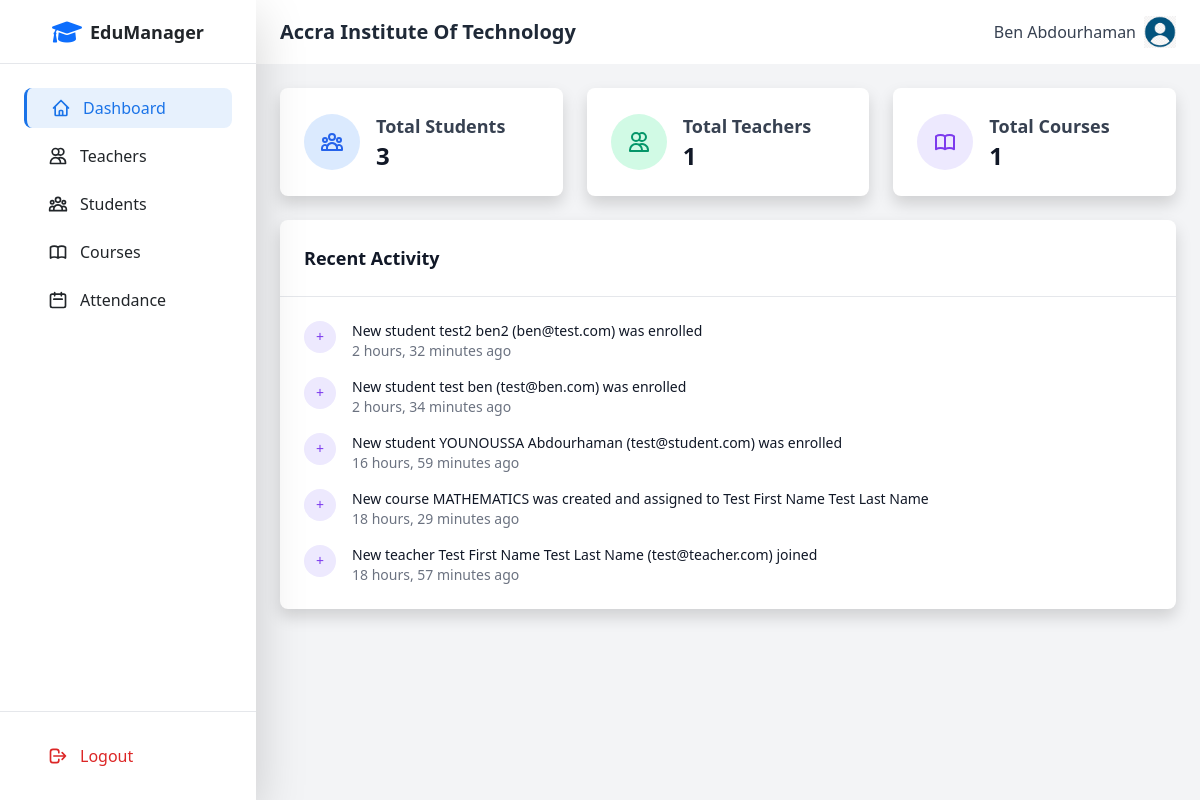
The page /dashboard/ (signed in) on the database its author committed.
### core/models.py (models this page shows)
class User(AbstractBaseUser, PermissionsMixin):
    ROLE_CHOICES = (
        ('admin', 'Admin'),
        ('teacher', 'Teacher'),
    )
    email = models.EmailField(_('email address'), unique=True)
    first_name = models.CharField(max_length=30, blank=True)
    last_name = models.CharField(max_length=30, blank=True)
    role = models.CharField(max_length=10, choices=ROLE_CHOICES)
    is_active = models.BooleanField(default=True)
    is_staff = models.BooleanField(default=False)
    date_joined = models.DateTimeField(default=timezone.now)
    school = models.ForeignKey(School, on_delete=models.CASCADE, related_name='users', null=True)
    objects = CustomUserManager()
    USERNAME_FIELD = 'email'
    REQUIRED_FIELDS = ['role']
    class Meta:
        verbose_name = _('user')
        verbose_name_plural = _('users')
    def get_full_name(self):
        return f'{self.first_name} {self.last_name}'

class School(models.Model):
    name = models.CharField(max_length=100)
    address = models.TextField()
    phone = models.CharField(max_length=20)
    website = models.URLField(blank=True)
    created_at = models.DateTimeField(auto_now_add=True)
    updated_at = models.DateTimeField(auto_now=True)

### core/views.py (the view, shortened to what this page needs)
# urls.py: path('dashboard/', DashboardView.as_view(), name='dashboard'),
class DashboardView(LoginRequiredMixin, TemplateView):
    template_name = 'dashboard/home.html'
    def get_template_names(self):
        if self.request.user.role == 'admin':
            return ['dashboard/admin/home.html']
        return ['dashboard/teacher/home.html']
    def get_context_data(self, **kwargs):
        context = super().get_context_data(**kwargs)
        user = self.request.user
        if user.role == 'admin':
            school = user.school
            context['total_students'] = Student.objects.filter(school=school).count()
            context['total_teachers'] = User.objects.filter(
                school=school,
                role='teacher'
            ).count()
            context['total_courses'] = Course.objects.filter(school=school).count()
            recent_teachers = User.objects.filter(
                school=school,
                role='teacher'
            ).order_by('-date_joined').values(
                'first_name', 'last_name', 'date_joined', 'email'
            )[:5]
            recent_courses = Course.objects.filter(
                school=school
            ).order_by('-created_at').values(
                'name', 'created_at', 'teacher__first_name', 'teacher__last_name'
            )[:5]
            recent_students = Student.objects.filter(
                school=school
            ).order_by('-created_at').values(
                'first_name', 'last_name', 'created_at', 'email'
            )[:5]
            activities = []
            for teacher in recent_teachers:
                activities.append({
                    'type': 'teacher',
                    'description': f"New teacher {teacher['first_name']} {teacher['last_name']} ({teacher['email']}) joined",
                    'timestamp': teacher['date_joined'],
                    'user': {
                        'get_initials': f"{teacher['first_name'][0]}{teacher['last_name'][0]}",
                        'get_full_name': f"{teacher['first_name']} {teacher['last_name']}"
                    }
                })
            for course in recent_courses:
                teacher_name = (f"{course['teacher__first_name']} {course['teacher__last_name']}"
                              if course['teacher__first_name'] and course['teacher__last_name']
                              else "Unassigned")
                activities.append({
                    'type': 'course',
                    'description': f"New course {course['name']} was created and assigned to {teacher_name}",
                    'timestamp': course['created_at'],
                    'user': {
                        'get_initials': 'C',
                        'get_full_name': course['name']
                    }
                })
            for student in recent_students:
                activities.append({
                    'type': 'student',
                    'description': f"New student {student['first_name']} {student['last_name']} ({student['email']}) was enrolled",
                    'timestamp': student['created_at'],
                    'user': {
                        'get_initials': f"{student['first_name'][0]}{student['last_name'][0]}",
                        'get_full_name': f"{student['first_name']} {student['last_name']}"
                    }
                })
            activities.sort(key=lambda x: x['timestamp'], reverse=True)
            context['recent_activities'] = activities[:10]
        return context

### core/templates/dashboard/admin/home.html (shortened to what this page needs)
{% extends 'base/base.html' %}
{% load static %}
{% block content %}
    <div class="flex-1 flex flex-col overflow-hidden">
        <header class="flex items-center justify-between h-16 px-6 bg-white shadow">
            <div class="flex items-center">
                <span class="text-xl font-semibold text-gray-800">{{ request.user.school.name }}</span>
            </div>
            <div class="flex items-center">
                <div class="relative">
                    <button class="flex items-center text-gray-700 hover:text-gray-900">
                        <span class="mr-2">{{ request.user.get_full_name }}</span>
                        <a href="{% url 'profile' %}" class="w-8 h-8 rounded-full">
                            <img src="{% static 'images/default-avatar.png' %}" alt="Profile">
                        </a>
                    </button>
                </div>
            </div>
        </header>
        <main class="flex-1 overflow-y-auto bg-gray-100 p-6">
            <div class="grid grid-cols-1 md:grid-cols-3 gap-6 mb-6">
                <div class="bg-white rounded-lg shadow p-6">
                    <div class="flex items-center">
                        <div class="p-3 bg-blue-100 rounded-full">
                        </div>
                        <div class="ml-4">
                            <h3 class="text-lg font-semibold text-gray-700">Total Students</h3>
                            <p class="text-2xl font-bold text-gray-900">{{ total_students }}</p>
                        </div>
                    </div>
                </div>
                <div class="bg-white rounded-lg shadow p-6">
                    <div class="flex items-center">
                        <div class="p-3 bg-green-100 rounded-full">
                            <svg class="w-6 h-6 text-green-600" fill="none" stroke="currentColor" viewBox="0 0 24 24">
                                <path stroke-linecap="round" stroke-linejoin="round" stroke-width="2" d="M12 4.354a4 4 0 110 5.292M15 21H3v-1a6 6 0 0112 0v1zm0 0h6v-1a6 6 0 00-9-5.197M13 7a4 4 0 11-8 0 4 4 0 018 0z"></path>
                            </svg>
                        </div>
                        <div class="ml-4">
                            <h3 class="text-lg font-semibold text-gray-700">Total Teachers</h3>
                            <p class="text-2xl font-bold text-gray-900">{{ total_teachers }}</p>
                        </div>
                    </div>
                </div>
                <div class="bg-white rounded-lg shadow p-6">
                    <div class="flex items-center">
                        <div class="p-3 bg-purple-100 rounded-full">
                        </div>
                        <div class="ml-4">
                            <h3 class="text-lg font-semibold text-gray-700">Total Courses</h3>
                            <p class="text-2xl font-bold text-gray-900">{{ total_courses }}</p>
                        </div>
                    </div>
                </div>
            </div>
            <div class="bg-white rounded-lg shadow">
                <div class="px-6 py-4 border-b">
                    <h3 class="text-lg font-semibold text-gray-900">Recent Activity</h3>
                </div>
                <div class="p-6">
                    <div class="space-y-4">
                        {% for activity in recent_activities %}
                        <div class="flex items-start">
                            <div class="flex-shrink-0">
                                <span class="inline-flex items-center justify-center h-8 w-8 rounded-full
                                    {% if activity.activity_type == 'teacher' %}bg-green-100
                                    {% elif activity.activity_type == 'student' %}bg-blue-100
                                    {% else %}bg-purple-100{% endif %}">
                                    <span class="text-sm font-medium leading-none
                                        {% if activity.activity_type == 'teacher' %}text-green-600
                                        {% elif activity.activity_type == 'student' %}text-blue-600
                                        {% else %}text-purple-600{% endif %}">
                                        {{ activity.get_initials|default:"+" }}
                                    </span>
                                </span>
                            </div>
                            <div class="ml-4">
                                <p class="text-sm font-medium text-gray-900">{{ activity.description }}</p>
                                <p class="text-sm text-gray-500">{{ activity.timestamp|timesince }} ago</p>
                            </div>
                        </div>
                        {% empty %}
                        <p class="text-gray-500">No recent activity</p>
                        {% endfor %}
                    </div>
                </div>
            </div>
        </main>
    </div>
{% endblock %}

### core/templates/base/base.html (style rules this page uses)
:root { --primary-color: #1a73e8; --secondary-color: #00796b; --accent-color: #ff6d00; --background-color: #f8f9fa; --text-color: #202124; --sidebar-width: 16rem; --header-height: 4rem; }

### rows shown on the page
User: user.school.name "Accra Institute Of Technology", user.get_full_name "Ben Abdourhaman"

### other values the page prints
{{ total_students }} "3"
{{ total_teachers }} "1"
{{ total_courses }} "1"
{{ activity.get_initials|default:"+" }} "+" "+" "+" "+" "+"
{{ activity.description }} "New student test2 ben2 (ben@test.com) was enrolled" "New student test ben (test@ben.com) was enrolled" "New student YOUNOUSSA Abdourhaman (test@student.com) was enrolled" "New course MATHEMATICS was created and assigned to Test First Name Test Last Name" "New teacher Test First Name Test Last Name (test@teacher.com) joined"
{{ activity.timestamp|timesince }} "2 hours, 32 minutes" "2 hours, 34 minutes" "16 hours, 59 minutes" "18 hours, 29 minutes" "18 hours, 57 minutes"
